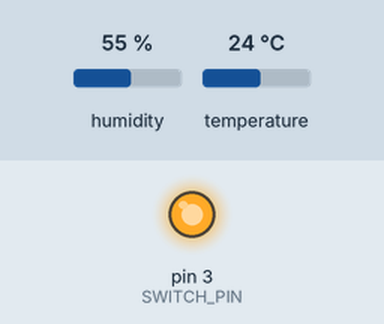
A sketch run on a simulated Arduino Uno, built with avr-gcc and run on an emulated ATmega328P. Parts: output pins drawn as LEDs (lit = HIGH). The test bench sets the inputs (shaded band); at power-on: temperature 24 °C, humidity 55 %. What the sketch prints to the serial monitor is not drawn.

Above: at 1.8 s.
1.9 s: temperature set to 28 °C
At 3.3 s:
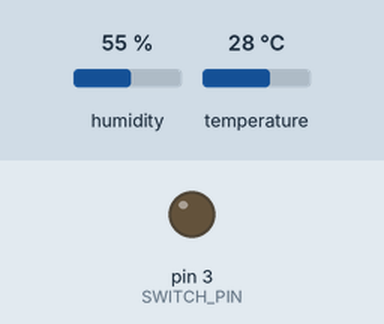
3.6 s: temperature set to 12 °C
At 5.3 s:
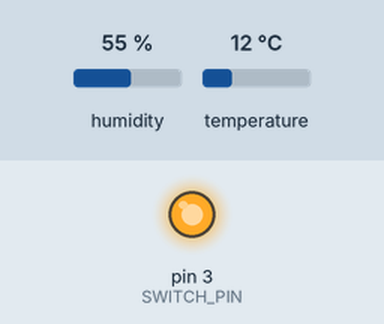
5.6 s: temperature set to 33 °C
At 6.5 s:
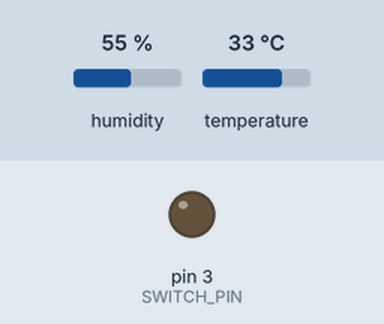
Timing chart, 0 to 8.6 s (numbered marks = the images above; inputs shaded):
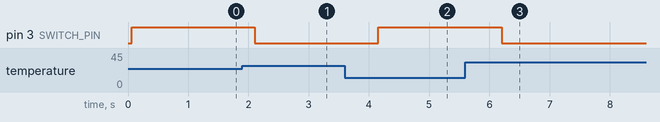

Measured:
- the behaviour switches between 26 and 27 °C on temperature (found by bisection; images 0 and 1)
- after the input at 1.9 s, pin 3 (SWITCH_PIN): HIGH → LOW after 0.21 s
- after the input at 3.6 s, pin 3 (SWITCH_PIN): LOW → HIGH after 0.56 s
- after the input at 5.6 s, pin 3 (SWITCH_PIN): HIGH → LOW after 0.60 s

The sketch:

arduionTempSwitch.ino
```cpp
  /*
   功能：通过协议读取DHT11数据，并在串口显示温湿度
   */
      //
      //   FILE:  dht_test.pde
      // PURPOSE: DHT library test sketch for Arduino
      //

  #include <dht.h>

  dht DHT;

  #define DHT11_PIN 4//put the sensor in the digital pin 4
  int SWITCH_PIN = 3;

  void setup()
  {
    pinMode(SWITCH_PIN, OUTPUT);
    Serial.begin(9600);
    Serial.println("DHT TEST PROGRAM ");
    Serial.print("LIBRARY VERSION: ");
    Serial.println(DHT_LIB_VERSION);
    Serial.println();
    Serial.println("Type,\tstatus,\tHumidity (%),\tTemperature (C)");
  }

  void loop()
  {

    // READ DATA
   Serial.print("DHT11, \t");
   int chk = DHT.read11(DHT11_PIN);
    switch (chk)
    {
      case 0:  Serial.print("OK,\t"); break;
      case -1: Serial.print("Checksum error,\t"); break;
      case -2: Serial.print("Time out error,\t"); break;
      default: Serial.print("Unknown error,\t"); break;
    }
   // DISPLAT DATA
    Serial.print(DHT.humidity,1);
    Serial.print(",\t");
    Serial.println(DHT.temperature,1);

    if(DHT.temperature >= 27.0){
      Serial.print("open");
       Serial.println(digitalRead(SWITCH_PIN));
       digitalWrite(SWITCH_PIN, LOW);
    }else{
      Serial.print("close");

     digitalWrite(SWITCH_PIN, HIGH);
    }

    delay(1000);
  }
  //
  // END OF FILE
  //
```
